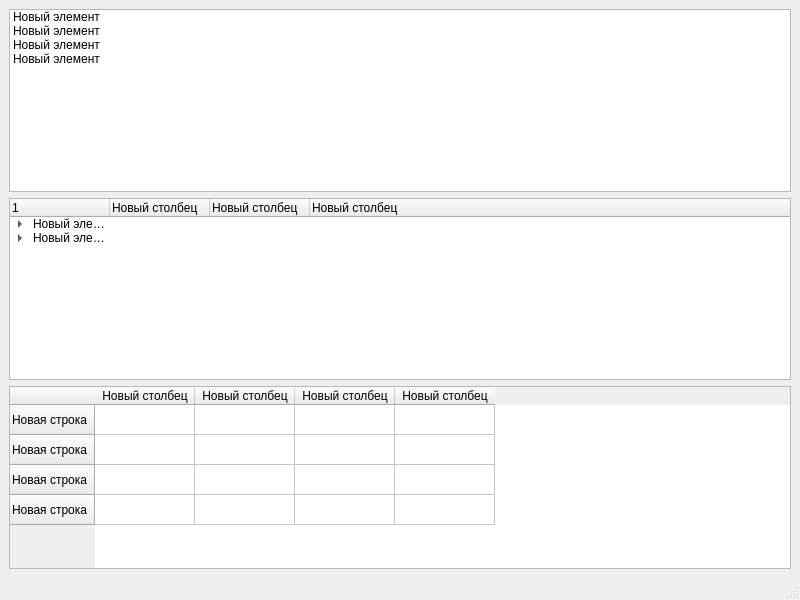
<?xml version="1.0" encoding="UTF-8"?>
<ui version="4.0">
 <class>MainWindow</class>
 <widget class="QMainWindow" name="MainWindow">
  <property name="geometry">
   <rect>
    <x>0</x>
    <y>0</y>
    <width>800</width>
    <height>600</height>
   </rect>
  </property>
  <property name="windowTitle">
   <string>MainWindow</string>
  </property>
  <widget class="QWidget" name="centralwidget">
   <layout class="QVBoxLayout" name="verticalLayout">
    <item>
     <widget class="QListWidget" name="listWidget">
      <item>
       <property name="text">
        <string>Новый элемент</string>
       </property>
      </item>
      <item>
       <property name="text">
        <string>Новый элемент</string>
       </property>
      </item>
      <item>
       <property name="text">
        <string>Новый элемент</string>
       </property>
      </item>
      <item>
       <property name="text">
        <string>Новый элемент</string>
       </property>
      </item>
     </widget>
    </item>
    <item>
     <widget class="QTreeWidget" name="treeWidget">
      <column>
       <property name="text">
        <string>1</string>
       </property>
      </column>
      <column>
       <property name="text">
        <string>Новый столбец</string>
       </property>
      </column>
      <column>
       <property name="text">
        <string>Новый столбец</string>
       </property>
      </column>
      <column>
       <property name="text">
        <string>Новый столбец</string>
       </property>
      </column>
      <item>
       <property name="text">
        <string>Новый элемент</string>
       </property>
       <item>
        <property name="text">
         <string>Новый элемент</string>
        </property>
       </item>
       <item>
        <property name="text">
         <string>Новый элемент</string>
        </property>
        <property name="text">
         <string/>
        </property>
       </item>
       <item>
        <property name="text">
         <string>Новый элемент</string>
        </property>
        <property name="text">
         <string/>
        </property>
       </item>
       <item>
        <property name="text">
         <string>Новый элемент</string>
        </property>
        <property name="text">
         <string/>
        </property>
       </item>
      </item>
      <item>
       <property name="text">
        <string>Новый элемент</string>
       </property>
       <item>
        <property name="text">
         <string>Новый дочерний элемент</string>
        </property>
       </item>
       <item>
        <property name="text">
         <string>Новый элемент</string>
        </property>
       </item>
       <item>
        <property name="text">
         <string>Новый элемент</string>
        </property>
        <item>
         <property name="text">
          <string>Новый дочерний элемент</string>
         </property>
        </item>
        <item>
         <property name="text">
          <string>Новый элемент</string>
         </property>
        </item>
        <item>
         <property name="text">
          <string>Новый элемент</string>
         </property>
        </item>
        <item>
         <property name="text">
          <string>Новый элемент</string>
         </property>
        </item>
       </item>
      </item>
     </widget>
    </item>
    <item>
     <widget class="QTableWidget" name="tableWidget">
      <row>
       <property name="text">
        <string>Новая строка</string>
       </property>
      </row>
      <row>
       <property name="text">
        <string>Новая строка</string>
       </property>
      </row>
      <row>
       <property name="text">
        <string>Новая строка</string>
       </property>
      </row>
      <row>
       <property name="text">
        <string>Новая строка</string>
       </property>
      </row>
      <column>
       <property name="text">
        <string>Новый столбец</string>
       </property>
      </column>
      <column>
       <property name="text">
        <string>Новый столбец</string>
       </property>
      </column>
      <column>
       <property name="text">
        <string>Новый столбец</string>
       </property>
      </column>
      <column>
       <property name="text">
        <string>Новый столбец</string>
       </property>
      </column>
     </widget>
    </item>
   </layout>
  </widget>
  <widget class="QMenuBar" name="menubar">
   <property name="geometry">
    <rect>
     <x>0</x>
     <y>0</y>
     <width>800</width>
     <height>22</height>
    </rect>
   </property>
  </widget>
  <widget class="QStatusBar" name="statusbar"/>
 </widget>
 <resources/>
 <connections/>
</ui>
